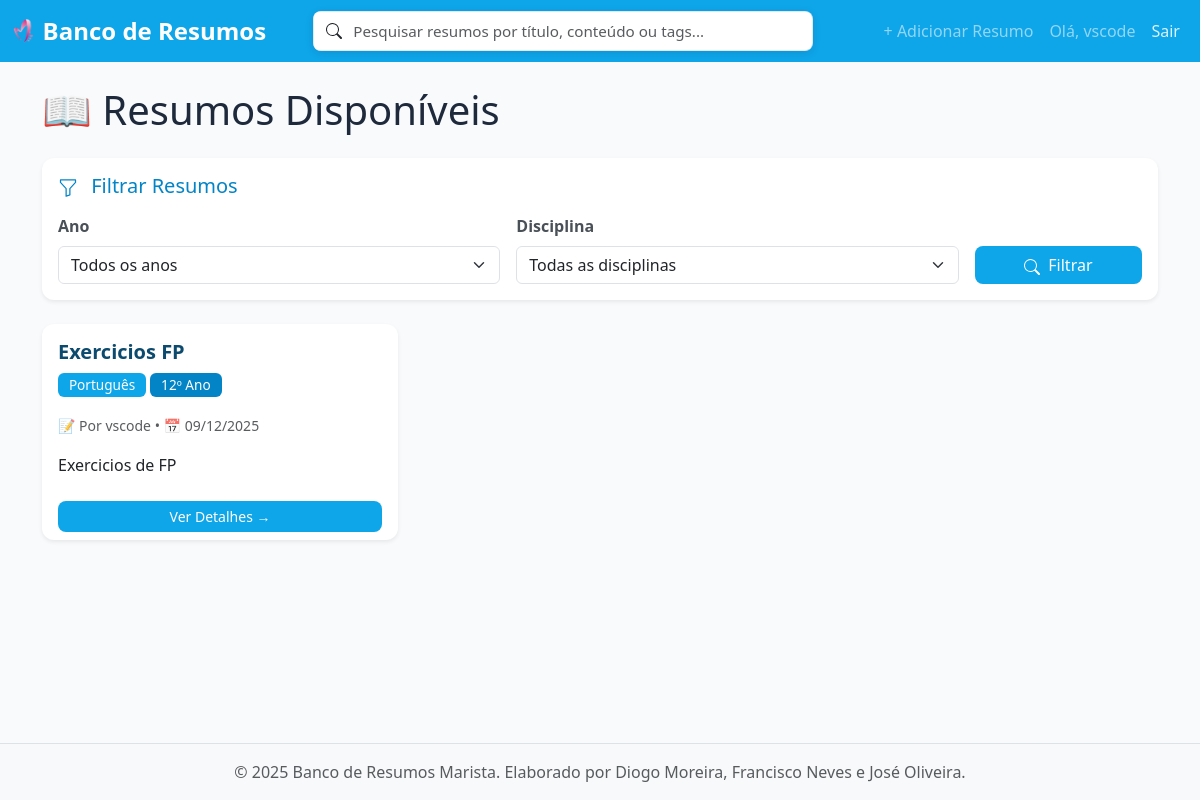
Screenshot of / (signed in) with the database file from the repository.
### resumos/models.py (models this page shows, shortened)
class Resumo(models.Model):
    titulo = models.CharField(max_length=200)
    conteudo = models.TextField()
    disciplina = models.ForeignKey(
        Disciplina, on_delete=models.CASCADE, related_name='resumos')
    ano = models.ForeignKey(
        Ano, on_delete=models.CASCADE, related_name='resumos')
    autor = models.ForeignKey(
        User, on_delete=models.CASCADE, related_name='resumos')
    data_criacao = models.DateTimeField(auto_now_add=True)
    data_atualizacao = models.DateTimeField(auto_now=True)
    ficheiro = models.FileField(upload_to='resumos/')
    tags = models.ManyToManyField(Tag, related_name='resumos', blank=True)
    class Meta:
        verbose_name_plural = "Resumos"
        ordering = ['-data_criacao']

class Disciplina(models.Model):
    nome = models.CharField(max_length=100, unique=True)
    anos_disponiveis = models.ManyToManyField(
        Ano, related_name='disciplinas', blank=True)
    class Meta:
        verbose_name_plural = "Disciplinas"

class Ano(models.Model):
    numero = models.IntegerField(unique=True)  # 7, 8, 9, 10, 11, 12
    class Meta:
        verbose_name_plural = "Anos"
        ordering = ['numero']

### resumos/views.py (the view)
# urls.py: path('', views.lista_resumos, name='lista'),
def lista_resumos(request):
    resumos = Resumo.objects.all()
    disciplinas = Disciplina.objects.all()
    anos = Ano.objects.all()
    disciplina_id = request.GET.get('disciplina')
    ano_id = request.GET.get('ano')
    search_query = request.GET.get('search')
    if ano_id:
        resumos = resumos.filter(ano_id=ano_id)
        disciplinas_com_ano = disciplinas.filter(anos_disponiveis__id=ano_id)
        disciplinas_sem_ano = disciplinas.filter(anos_disponiveis__isnull=True)
        disciplinas = (disciplinas_com_ano | disciplinas_sem_ano).distinct()
    if disciplina_id:
        resumos = resumos.filter(disciplina_id=disciplina_id)
    if search_query:
        resumos = resumos.filter(
            Q(titulo__icontains=search_query) |
            Q(conteudo__icontains=search_query) |
            Q(tags__nome__icontains=search_query)
        ).distinct()
    context = {
        'resumos': resumos,
        'disciplinas': disciplinas,
        'anos': anos,
        'selected_ano': ano_id,
        'selected_disciplina': disciplina_id,
        'search_query': search_query or '',
    }
    return render(request, 'resumos/lista.html', context)

### resumos/templates/resumos/lista.html (shortened to what this page needs)
{% extends 'resumos/base.html' %}
{% block content %}
<div class="row">
    <div class="col-12">
        <h1 class="mb-4">📖 Resumos Disponíveis</h1>
    </div>
</div>
<div class="row mb-4">
    <div class="col-12">
        <div class="card shadow-sm" style="border-radius: 12px; overflow: hidden;">
            <div class="card-body">
                <h5 class="card-title mb-3" style="color: #0284c7;">
                    Filtrar Resumos
                </h5>
                <form method="get" class="row g-3" id="filterForm">
                    <div class="col-md-5">
                        <label for="ano" class="form-label fw-semibold">Ano</label>
                        <select name="ano" id="ano" class="form-select">
                            <option value="">Todos os anos</option>
                        </select>
                    </div>
                    <div class="col-md-5">
                        <label for="disciplina" class="form-label fw-semibold">Disciplina</label>
                        <select name="disciplina" id="disciplina" class="form-select">
                            <option value="">Todas as disciplinas</option>
                        </select>
                    </div>
                    <div class="col-md-2 d-flex align-items-end">
                        <button type="submit" class="btn w-100" style="background-color: #0ea5e9; color: white;">
                            Filtrar
                        </button>
                    </div>
                </form>
            </div>
        </div>
    </div>
</div>
<div class="row">
    {% if resumos %}
        {% for resumo in resumos %}
        <div class="col-md-6 col-lg-4 mb-4">
            <div class="card h-100 shadow-sm hover-card" style="border-radius: 12px; overflow: hidden;">
                <div class="card-body">
                    <h5 class="card-title fw-bold" style="color: #0c4a6e;">{{ resumo.titulo }}</h5>
                    <p class="card-text mb-3">
                        <span class="badge" style="background-color: #0ea5e9;">{{ resumo.disciplina.nome }}</span>
                        <span class="badge" style="background-color: #0284c7;">{{ resumo.ano.numero }}º Ano</span>
                    </p>
                    <p class="card-text text-muted">
                        <small>📝 Por {{ resumo.autor.username }} • 📅 {{ resumo.data_criacao|date:"d/m/Y" }}</small>
                    </p>
                    <p class="card-text">{{ resumo.conteudo|truncatewords:20 }}</p>
                </div>
                <div class="card-footer bg-transparent border-0">
                    <a href="{% url 'resumos:detalhe' resumo.pk %}" class="btn btn-sm w-100" style="background-color: #0ea5e9; color: white;">
                        Ver Detalhes →
                    </a>
                </div>
            </div>
        </div>
        {% endfor %}
    {% endif %}
</div>
{% endblock %}

### resumos/templates/resumos/base.html (shortened to what this page needs)
{% load static %}
<!DOCTYPE html>
<html lang="pt">
<head>
    <link href="https://cdn.jsdelivr.net/npm/bootstrap@5.3.0/dist/css/bootstrap.min.css" rel="stylesheet">
    <link rel="stylesheet" href="{% static 'resumos/css/style.css' %}">
</head>
<body>
    <nav class="navbar navbar-expand-lg navbar-dark" style="background-color: #0ea5e9;">
        <div class="container-fluid">
            <a class="navbar-brand d-flex align-items-center" href="{% url 'resumos:lista' %}">
                <img src="{% static 'resumos/images/marista-logo.png' %}" alt="Banco de Resumos" class="navbar-logo me-2" style="height:24px; width:auto; object-fit:contain;">
                <span class="fs-4 fw-bold">Banco de Resumos</span>
            </a>
            <div class="collapse navbar-collapse" id="navbarNav">
                <form method="get" action="{% url 'resumos:lista' %}" class="d-flex mx-auto search-form" style="max-width: 500px; width: 100%;">
                    <div class="input-group">
                        <span class="input-group-text bg-white border-end-0">
                        </span>
                        <input
                            type="search"
                            name="search"
                            class="form-control border-start-0 ps-0"
                            placeholder="Pesquisar resumos por título, conteúdo ou tags..."
                            value="{{ request.GET.search }}"
                            aria-label="Pesquisar">
                    </div>
                </form>
                <ul class="navbar-nav ms-auto">
                    {% if user.is_authenticated %}
                    <li class="nav-item">
                        <a class="nav-link" href="{% url 'resumos:criar' %}"> + Adicionar Resumo</a>
                    </li>
                    <li class="nav-item">
                        <span class="nav-link"> Olá, {{ user.username }}</span>
                    </li>
                    <li class="nav-item">
                        <form method="post" action="{% url 'logout' %}" style="display: inline;">
                            <button type="submit" class="nav-link btn btn-link" style="border: none; background: none; cursor: pointer;">
                                Sair
                            </button>
                        </form>
                    </li>
                    {% endif %}
                </ul>
            </div>
        </div>
    </nav>
    <main class="container my-4">
        {% block content %}
        {% endblock %}
    </main>
    <footer class="bg-light text-center text-muted py-3 mt-5">
        <div class="container">
            <p class="mb-0">&copy; 2025 Banco de Resumos Marista. Elaborado por Diogo Moreira, Francisco Neves e José Oliveira.</p>
        </div>
    </footer>
</body>
</html>

### resumos/static/resumos/css/style.css (style rules this page uses)
:root { --primary-50: #f0f9ff; --primary-100: #e0f2fe; --primary-200: #bae6fd; --primary-300: #7dd3fc; --primary-400: #38bdf8; --primary-500: #0ea5e9; --primary-600: #0284c7; --primary-700: #0369a1; --primary-800: #075985; --primary-900: #0c4a6e; --primary-950: #082f49; --primary-color: var(--primary-500); --primary-dark: var(--primary-700); --primary-light: var(--primary-300); --secondary-color: #6c757d; --success-color: #10b981; --danger-color: #ef4444; --warning-color: #f59e0b; --bg-color: #f8fafc; --card-bg: #ffffff; --text-color: #1e293b; --text-muted: #64748b; --border-color: #e2e8f0; }
body { font-family: 'Segoe UI', Tahoma, Geneva, Verdana, sans-serif; background-color: var(--bg-color); color: var(--text-color); min-height: 100vh; display: flex; flex-direction: column; transition: background-color 0.3s ease, color 0.3s ease; }
main { flex: 1; }
.navbar-brand { display: inline-flex; align-items: center; font-weight: bold; font-size: 1.2rem; }
.navbar-brand .navbar-logo { height: 24px; max-height: 28px; width: auto; display: inline-block; border-radius: 6px; object-fit: contain; }
.search-form .input-group { box-shadow: 0 2px 8px rgba(0, 0, 0, 0.1); border-radius: 8px; overflow: hidden; }
.search-form .input-group-text { border: 1px solid #e2e8f0; padding: 0.5rem 0.75rem; }
.search-form .form-control { border: 1px solid #e2e8f0; padding: 0.5rem 0.75rem; font-size: 0.95rem; }
.navbar-nav .btn-link { color: rgba(255, 255, 255, 0.85); text-decoration: none; padding: 0.5rem 1rem; transition: color 0.2s; }
.card { transition: transform 0.2s ease-in-out, box-shadow 0.2s ease-in-out; border: none; border-radius: 12px; box-shadow: 0 1px 3px rgba(0, 0, 0, 0.1); }
.badge { font-size: 0.85rem; padding: 0.4em 0.8em; font-weight: 500; }
.btn { transition: all 0.2s; border-radius: 8px; }
footer { margin-top: auto; background-color: #f8f9fa; border-top: 1px solid #dee2e6; }
.form-label { font-weight: 600; color: #495057; }
.card-footer { background-color: rgba(0,0,0,0.03); border-top: 1px solid rgba(0,0,0,0.125); }

### rows the page displays
Resumo: titulo "Exercicios FP", disciplina.nome "Português", ano.numero "12", autor.username "vscode", data_criacao "09/12/2025", conteudo "Exercicios de FP"

### other values shown
{{ user.username }} "vscode"
